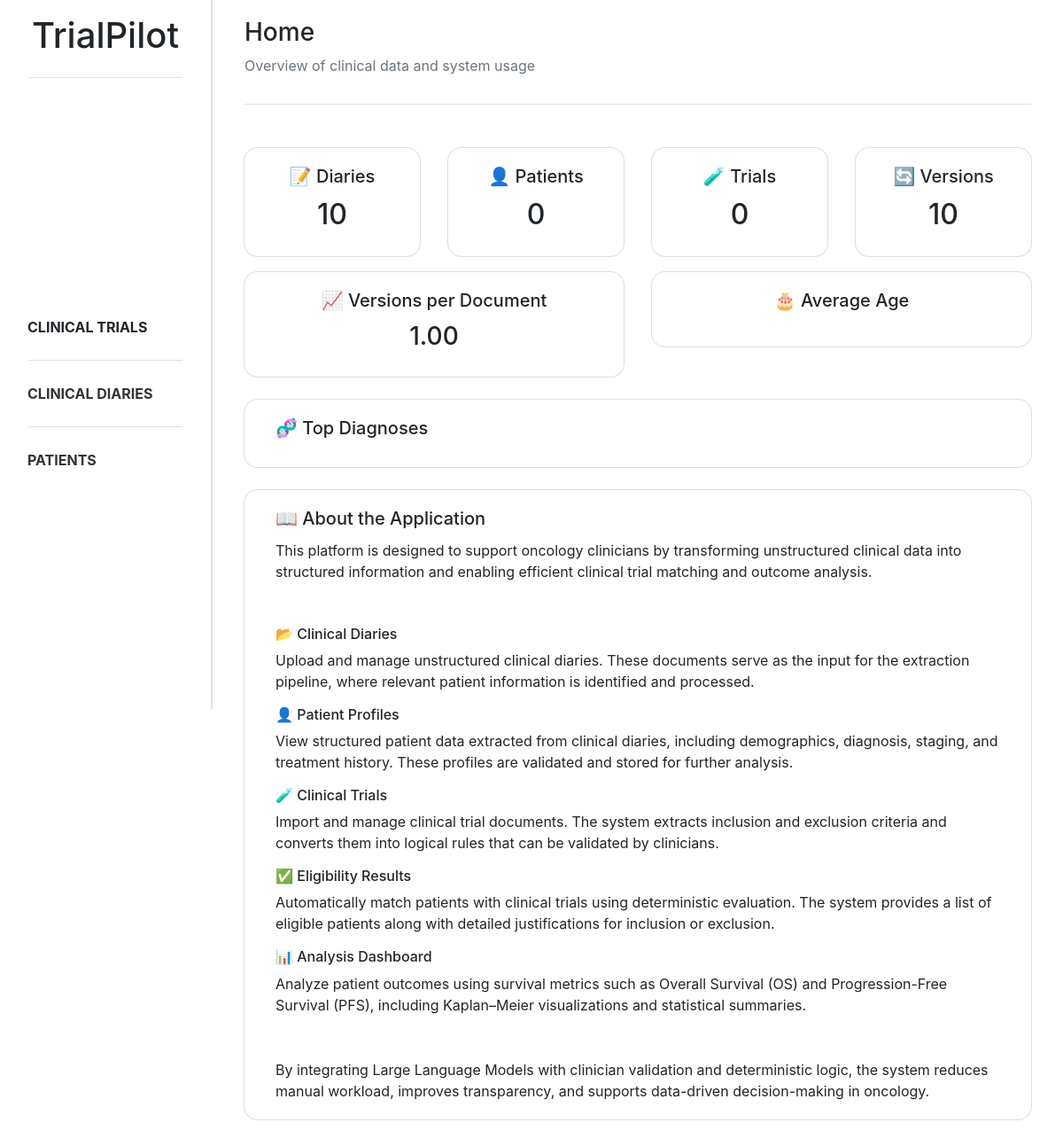
Before: / with the older database file.
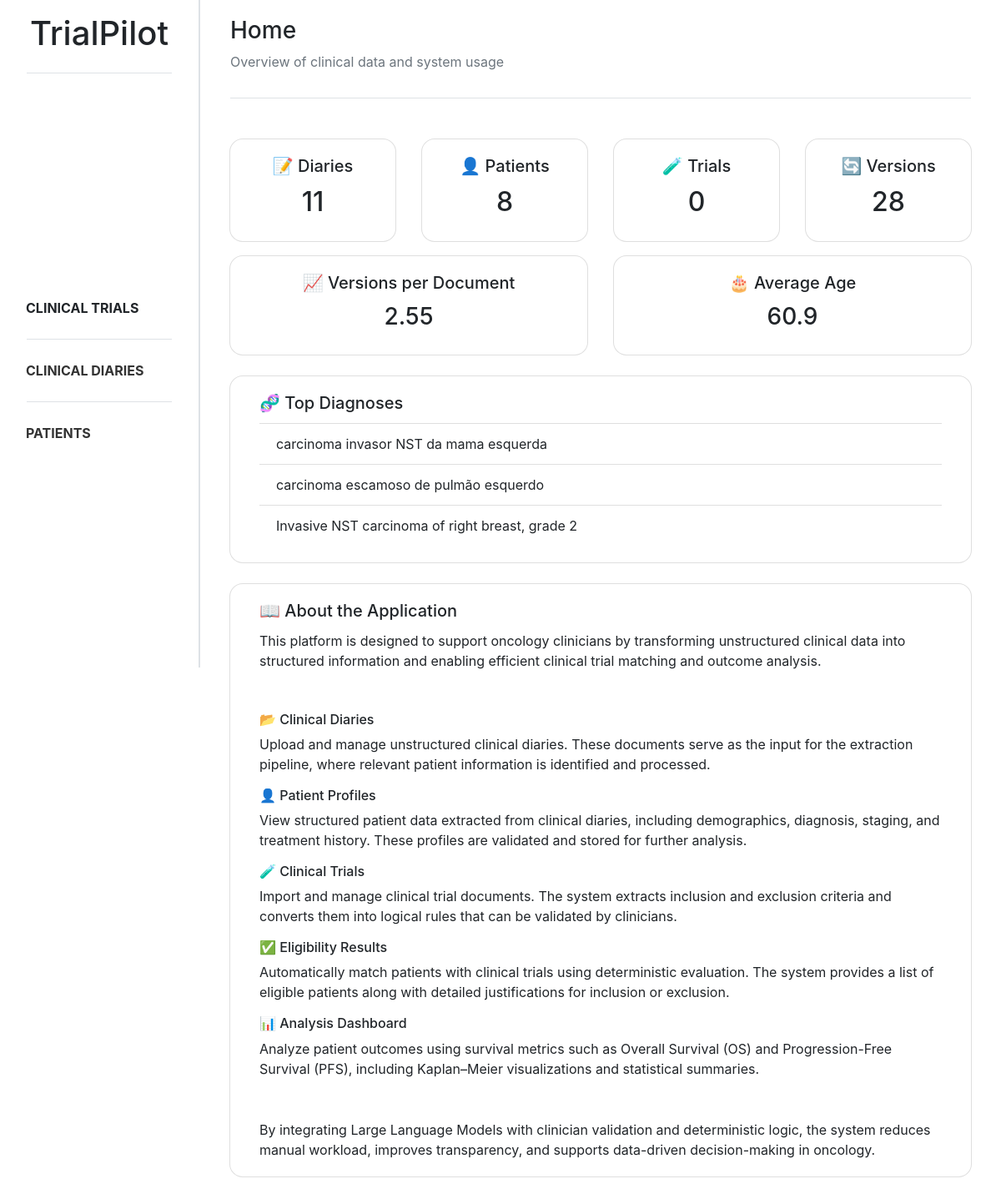
After: the same page with the newer database file.
### trialpilot/models.py (models this page shows, shortened)
class Patient_profile(models.Model):
    document = models.ForeignKey(Document, on_delete=models.CASCADE, related_name="patient_profiles")
    age = models.IntegerField(null=True, blank=True)
    ecog_ps = models.IntegerField(null=True, blank=True)
    diagnosis = models.CharField(max_length=255, null=True, blank=True)
    diagnosis_date = models.DateField(null=True, blank=True)
    molecular_status = models.CharField(max_length=255, null=True, blank=True)
    stage = models.CharField(max_length=50, null=True, blank=True)
    control = models.CharField(max_length=255, null=True, blank=True)

### trialpilot/views.py (the view)
# urls.py: path('', index, name='index'),
def index(request):
    n_diaries = Document.objects.filter(type=False).count()
    n_patients = Patient_profile.objects.count()
    n_trials = Document.objects.filter(type=True).count()
    n_versions = Version.objects.count()
    avg_versions = Version.objects.count() / Document.objects.count() if Document.objects.count() > 0 else 0
    avg_age = Patient_profile.objects.aggregate(Avg('age'))['age__avg']
    top_diagnoses = (
        Patient_profile.objects.values('diagnosis')
        .annotate(count=Count('id'))
        .order_by('-count')[:3]
    )
    return render(request, 'trialpilot/index.html', {
        'n_diaries': n_diaries,
        'n_patients': n_patients,
        'n_trials': n_trials,
        'n_versions': n_versions,
        'avg_versions': avg_versions,
        'avg_age': avg_age,
        'top_diagnoses': top_diagnoses,
    })

### trialpilot/templates/trialpilot/index.html (shortened to what the changed rows need)
{% extends "trialpilot/base.html" %}
{% block content %}
<div class="container mt-4">
    <div class="row g-4">
        <div class="col-md-3">
            <div class="card shadow-sm text-center rounded-ui hover-card">
                <div class="card-body">
                    <h5 class="card-title">📝 Diaries</h5>
                    <h2>{{ n_diaries }}</h2>
                </div>
            </div>
        </div>
        <div class="col-md-3">
            <div class="card shadow-sm text-center rounded-ui hover-card">
                <div class="card-body">
                    <h5 class="card-title">👤 Patients</h5>
                    <h2>{{ n_patients }}</h2>
                </div>
            </div>
        </div>
        <div class="col-md-3">
            <div class="card shadow-sm text-center rounded-ui hover-card">
                <div class="card-body">
                    <h2>{{ n_trials }}</h2>
                </div>
            </div>
        </div>
        <div class="col-md-3">
            <div class="card shadow-sm text-center rounded-ui hover-card">
                <div class="card-body">
                    <h5 class="card-title">🔄 Versions</h5>
                    <h2>{{ n_versions }}</h2>
                </div>
            </div>
        </div>
    </div>
    <div class="row g-4 mt-3">
        <div class="col-md-6">
            <div class="card shadow-sm text-center rounded-ui hover-card">
                <div class="card-body">
                    <h5 class="card-title">📈 Versions per Document</h5>
                    <h3>{{ avg_versions|floatformat:2 }}</h3>
                </div>
            </div>
        </div>
        <div class="col-md-6">
            <div class="card shadow-sm text-center rounded-ui hover-card">
                <div class="card-body">
                    <h5 class="card-title">🎂 Average Age</h5>
                    <h3>{{ avg_age|floatformat:1 }}</h3>
                </div>
            </div>
        </div>
    </div>
    <div class="card shadow-sm mt-4 rounded-ui hover-card">
        <div class="card-body">
            <ul class="list-group list-group-flush">
                {% for diag in top_diagnoses %}
                <li class="list-group-item d-flex justify-content-between">
                    <span>{{ diag.diagnosis }}</span>
                </li>
                {% endfor %}
            </ul>
        </div>
    </div>
</div>
{% endblock %}

Changed rows visible on the page:
added Patient_profile: diagnosis "carcinoma invasor NST da mama esquerda"
added Patient_profile: diagnosis "carcinoma escamoso de pulmão esquerdo"
added Patient_profile: diagnosis "Invasive NST carcinoma of right breast, grade 2"
Other visible differences:
{{ n_diaries }}: "10" → "11"
{{ n_patients }}: "0" → "8"
{{ n_versions }}: "10" → "28"
{{ avg_versions|floatformat:2 }}: "1.00" → "2.55"
{{ avg_age|floatformat:1 }}: (not shown) → "60.9"
